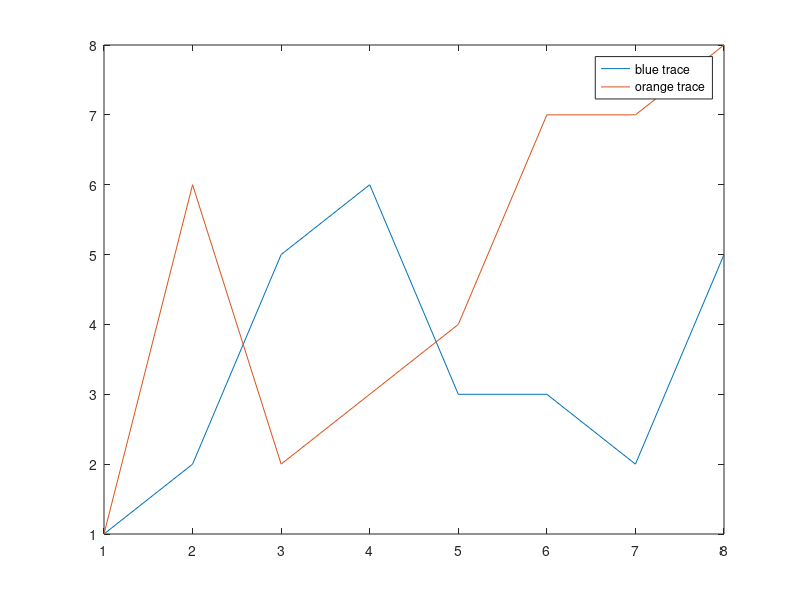

This figure's MATLAB source: (Note: this script raises an error after producing the figure.)

fig = figure; 
plot([1 2 3 4 5 6 7 8],[1 2 5 6 3 3 2 5]); 
hold on
plot([1 2 3 4 5 6 7 8],[1 6 2 3 4 7 7 8]); 
legend('blue trace','orange trace'); 
 
% PLOTLY 
p = plotlyfigure(gcf);
plotly(p,false);
plotly_url = p.Response.url; 
